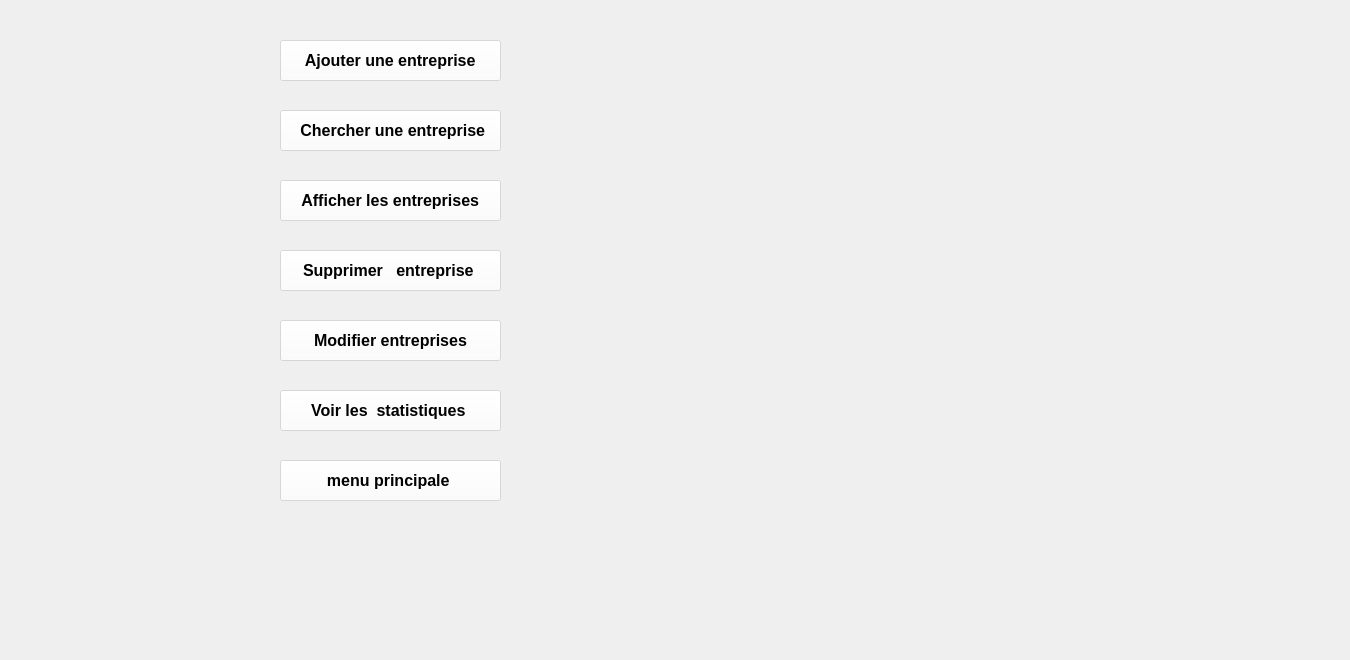
    <widget class="QWidget" name="page_3">
     <widget class="QPushButton" name="pushButton_ajout_entreprise">
      <property name="geometry">
       <rect>
        <x>280</x>
        <y>40</y>
        <width>221</width>
        <height>41</height>
       </rect>
      </property>
      <property name="styleSheet">
       <string notr="true">QPushButton{
	border-color: rgb(0, 0, 0);
	color: rgb(0, 167, 200);
color: black;
	background-color: rgb(255, 255, 255,0.5);
font-size: 16px;
font-weight: bold;
}
QPushButton:hover
{
   background-color: rgb(255, 255, 255);
	color:black;
}
</string>
      </property>
      <property name="text">
       <string> Ajouter une entreprise </string>
      </property>
     </widget>
     <widget class="QPushButton" name="pushButton_chercher_entreprise">
      <property name="geometry">
       <rect>
        <x>280</x>
        <y>110</y>
        <width>221</width>
        <height>41</height>
       </rect>
      </property>
      <property name="cursor">
       <cursorShape>ArrowCursor</cursorShape>
      </property>
      <property name="styleSheet">
       <string notr="true">QPushButton{
	border-color: rgb(0, 0, 0);
	color: rgb(0, 167, 200);
color: black;
	background-color: rgb(255, 255, 255,0.5);
font-size: 16px;
font-weight: bold;
}
QPushButton:hover
{
   background-color: rgb(255, 255, 255);
	color:black;
}
</string>
      </property>
      <property name="text">
       <string>  Chercher une entreprise </string>
      </property>
      <property name="iconSize">
       <size>
        <width>16</width>
        <height>16</height>
       </size>
      </property>
     </widget>
     <widget class="QPushButton" name="pushButton_afficher_entreprise">
      <property name="geometry">
       <rect>
        <x>280</x>
        <y>180</y>
        <width>221</width>
        <height>41</height>
       </rect>
      </property>
      <property name="styleSheet">
       <string notr="true">QPushButton{
	border-color: rgb(0, 0, 0);
	color: rgb(0, 167, 200);
color: black;
	background-color: rgb(255, 255, 255,0.5);
font-size: 16px;
font-weight: bold;
}
QPushButton:hover
{
   background-color: rgb(255, 255, 255);
	color:black;
}
</string>
      </property>
      <property name="text">
       <string> Afficher les entreprises </string>
      </property>
     </widget>
     <widget class="QPushButton" name="pushButton_supprimer_entreprise">
      <property name="geometry">
       <rect>
        <x>280</x>
        <y>250</y>
        <width>221</width>
        <height>41</height>
       </rect>
      </property>
      <property name="styleSheet">
       <string notr="true">QPushButton{
	border-color: rgb(0, 0, 0);
	color: rgb(0, 167, 200);
color: black;
	background-color: rgb(255, 255, 255,0.5);
font-size: 16px;
font-weight: bold;
}
QPushButton:hover
{
   background-color: rgb(255, 255, 255);
	color:black;
}
</string>
      </property>
      <property name="text">
       <string>Supprimer   entreprise </string>
      </property>
     </widget>
     <widget class="QPushButton" name="pushButton_modifier_entreprise">
      <property name="geometry">
       <rect>
        <x>280</x>
        <y>320</y>
        <width>221</width>
        <height>41</height>
       </rect>
      </property>
      <property name="styleSheet">
       <string notr="true">QPushButton{
	border-color: rgb(0, 0, 0);
	color: rgb(0, 167, 200);
color: black;
	background-color: rgb(255, 255, 255,0.5);
font-size: 16px;
font-weight: bold;
}
QPushButton:hover
{
   background-color: rgb(255, 255, 255);
	color:black;
}
</string>
      </property>
      <property name="text">
       <string> Modifier entreprises </string>
      </property>
     </widget>
     <widget class="QPushButton" name="pushButton_statistiques_entreprise">
      <property name="geometry">
       <rect>
        <x>280</x>
        <y>390</y>
        <width>221</width>
        <height>41</height>
       </rect>
      </property>
      <property name="styleSheet">
       <string notr="true">QPushButton{
	border-color: rgb(0, 0, 0);
	color: rgb(0, 167, 200);
color: black;
	background-color: rgb(255, 255, 255,0.5);
font-size: 16px;
font-weight: bold;
}
QPushButton:hover
{
   background-color: rgb(255, 255, 255);
	color:black;
}
</string>
      </property>
      <property name="text">
       <string>Voir les  statistiques </string>
      </property>
     </widget>
     <widget class="QPushButton" name="pushButton_statistiques_entreprise_2">
      <property name="geometry">
       <rect>
        <x>280</x>
        <y>460</y>
        <width>221</width>
        <height>41</height>
       </rect>
      </property>
      <property name="styleSheet">
       <string notr="true">QPushButton{
	border-color: rgb(0, 0, 0);
	color: rgb(0, 167, 200);
color: black;
	background-color: rgb(255, 255, 255,0.5);
font-size: 16px;
font-weight: bold;
}
QPushButton:hover
{
   background-color: rgb(255, 255, 255);
	color:black;
}
</string>
      </property>
      <property name="text">
       <string>menu principale </string>
      </property>
     </widget>
     <widget class="QLabel" name="label_75">
      <property name="geometry">
       <rect>
        <x>140</x>
        <y>220</y>
        <width>56</width>
        <height>16</height>
       </rect>
      </property>
      <property name="text">
       <string/>
      </property>
     </widget>
     <widget class="QLabel" name="label_315">
      <property name="geometry">
       <rect>
        <x>0</x>
        <y>-60</y>
        <width>1341</width>
        <height>651</height>
       </rect>
      </property>
      <property name="text">
       <string/>
      </property>
      <property name="pixmap">
       <pixmap>../../palette.jpg</pixmap>
      </property>
      <property name="scaledContents">
       <bool>true</bool>
      </property>
     </widget>
     <zorder>label_315</zorder>
     <zorder>pushButton_ajout_entreprise</zorder>
     <zorder>pushButton_chercher_entreprise</zorder>
     <zorder>pushButton_afficher_entreprise</zorder>
     <zorder>pushButton_supprimer_entreprise</zorder>
     <zorder>pushButton_modifier_entreprise</zorder>
     <zorder>pushButton_statistiques_entreprise</zorder>
     <zorder>pushButton_statistiques_entreprise_2</zorder>
     <zorder>label_75</zorder>
    </widget>
